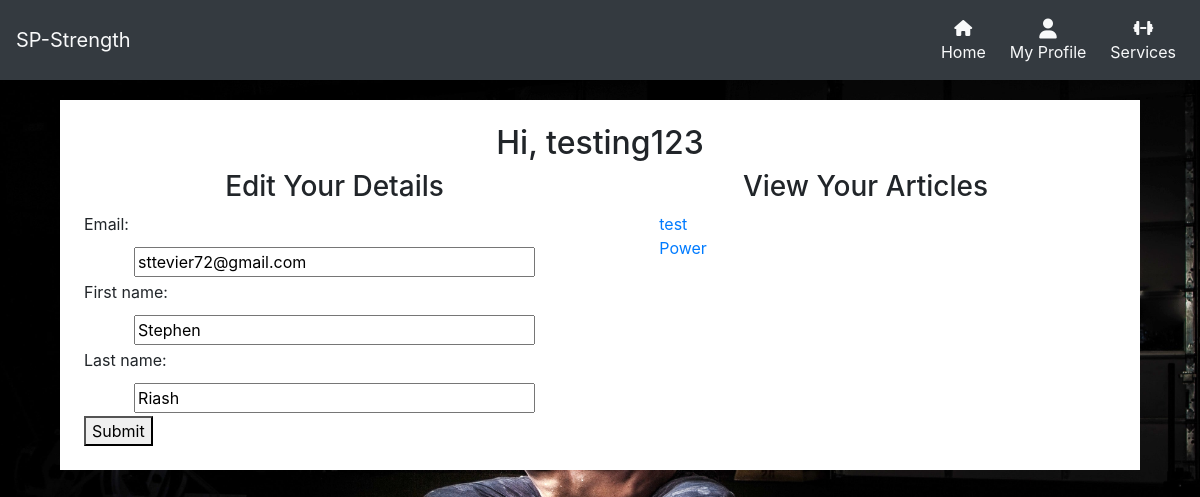
Before: /profiles/ (signed in) with the older database file.
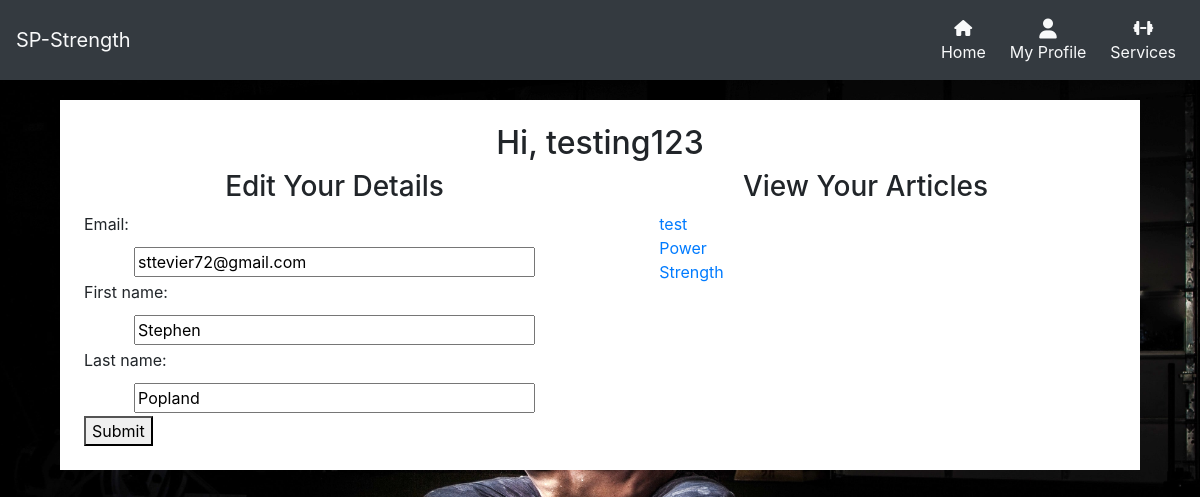
After: the same page with the newer database file.
### profiles/models.py (models this page shows)
class UserProfile(models.Model):
    user = models.OneToOneField(User, on_delete=models.CASCADE, editable=False)
    email = models.EmailField(max_length=256, null=True, blank=True)
    first_name = models.CharField(max_length=80, null=True, blank=True)
    last_name = models.CharField(max_length=80, null=True, blank=True)
    def __str__(self):
        return self.user.username

### services/models.py (models this page shows, shortened)
class Training_Type(models.Model):
    name = models.CharField(max_length=64)
    description = models.TextField()
    article = models.TextField(null=True, blank=True)
    image = models.ImageField()
    price = models.DecimalField(decimal_places=2, max_digits=5, null=False, blank=False, default=9.99)

### profiles/views.py (the view)
# urls.py: path('', views.index, name='home'),
def index(request):
    if request.user.is_authenticated:
        profile = get_object_or_404(UserProfile, user=request.user)
        if request.method == 'POST':
            form = UserInfoForm(request.POST, instance=profile)
            if form.is_valid():
                form.save()
                return redirect('profiles')
        else:
            purchase_orders = PurchaseOrder.objects.filter(user_profile=profile)
            articles_purchased = (item.product for item in purchase_orders)
            form = UserInfoForm(instance=profile)
            context = {
                'profile': profile,
                'form': form,
                'articles': articles_purchased
            }
            return render(request, 'profiles/index.html', context)
    else:
        return redirect('account_login')

### profiles/forms.py
class UserInfoForm(forms.ModelForm):
    class Meta:
        model = UserProfile
        fields = "__all__"
    def __init__(self, *args, **kwargs):
        super().__init__(*args, **kwargs)
        placeholders = {
            'email': 'email',
            'first_name': 'First Name',
            'last_name': 'Last Name',
        }
        self.fields['first_name'].widget.attrs['autofocus'] = True
        for field in self.fields:
            placeholder = placeholders[field]
            self.fields[field].widget.attrs['placeholder'] = placeholder
            self.fields[field].widget.attrs['class'] = 'formstyle'

### profiles/templates/profiles/index.html (shortened to what this page needs)
<!DOCTYPE html>
{% extends 'base.html' %}
{% load static %}
{% block content %}
    <div class="container-fluid top-margin services-container p-4">
    <h2 class="header-font text-center">Hi, {{ profile }}</h2>
        <div class="row">
            <div class="col-12 col-lg-6">
                <h3 class="text-center">Edit Your Details</h3>
                <form action = "{% url 'profiles' %}" method = "POST" id="user_info_update">
                    {{ form }}
                    <button type="submit">Submit</button>
                </form>
            </div>
            <div class="col-12 col-lg-6">
                <h3 class="text-center">View Your Articles</h3>
                    {% for article in articles %}
                <div class="row">
                    <div class="col-10 offset-1">
                        <a href="{% url 'article' article.name %}">{{article.name}}</a>
                    </div>
                </div>
                    {% endfor %}
            </div>
        </div>
    </div>
{% endblock %}

### templates/base.html (shortened to what this page needs)
<!doctype html>
{% load static %}
<html lang="en">
  <head>
    {% block corecss %}
        <link rel="stylesheet" href="https://stackpath.bootstrapcdn.com/bootstrap/4.4.1/css/bootstrap.min.css">
        <link rel="stylesheet" href="{% static 'css/style.css' %}">
        <link rel="stylesheet" href="https://cdnjs.cloudflare.com/ajax/libs/hover.css/2.3.1/css/hover-min.css" />
    {% endblock %}
  </head>
  <body>
        {% block page_header %}
            <header class="container-fluid fixed-top px-0">
                <nav class="navbar navbar-expand-lg navbar-light bg-dark">
                    <a class="navbar-brand text-light" href="{% url 'home' %}">SP-Strength</a>
                    <div class="collapse navbar-collapse" id="navbarNav">
                        <ul class="navbar-nav">
                            <li class="list-inline-item active">
                                <a class="text-light nav-link" href="{% url 'home' %}">
                                    <div class="text-center">
                                        <i class="fas fa-home"></i>
                                        <p class="my-0">Home</p>
                                    </div>
                                </a>
                            </li>
                            {% if request.user.is_authenticated %}
                                <li class="list-inline-item dropdown">
                                    <a class="text-light nav-link" href="#" id="user-options" data-toggle="dropdown" aria-haspopup="true" aria-expanded="false">
                                        <div class="text-center">
                                            <div><i class="fas fa-user fa-lg"></i></div>
                                            <p class="my-0">My Profile</p>
                                        </div>
                                    </a>
                                </li>
                            {% endif %}
                            <li class="list-inline-item">
                                <a class="text-light nav-link" href="{% url 'services' %}">
                                    <div class="text-center">
                                        <div><i class="fas fa-dumbbell"></i></div>
                                        <p class="my-0">Services</p>
                                    </div>
                                </a>
                            </li>
                        </ul>
                    </div>
                </nav>
            </header>
        {% endblock %}
        {% block content %}
        {% endblock %}
    </body>
</html>

### static/css/style.css (style rules this page uses)
#navbarNav { justify-content: flex-end !important; }
body { background: url('/media/back-squat-min.jpg') no-repeat center center fixed; background-size: cover; height: 100vh; z-index: -1000; }
.top-margin { margin-top: 66px; }
.services-container { margin-left: 5%; margin-right: 5%; width: 90%; background-color: white; margin-top: 100px; }
.formstyle { width: 80%; margin: 3px 10% }

Changed rows visible on the page:
changed UserProfile "sttevier72@gmail.com": last_name "Riash" → "Popland"
now on this page (row unchanged): Training_Type: name "Strength"
